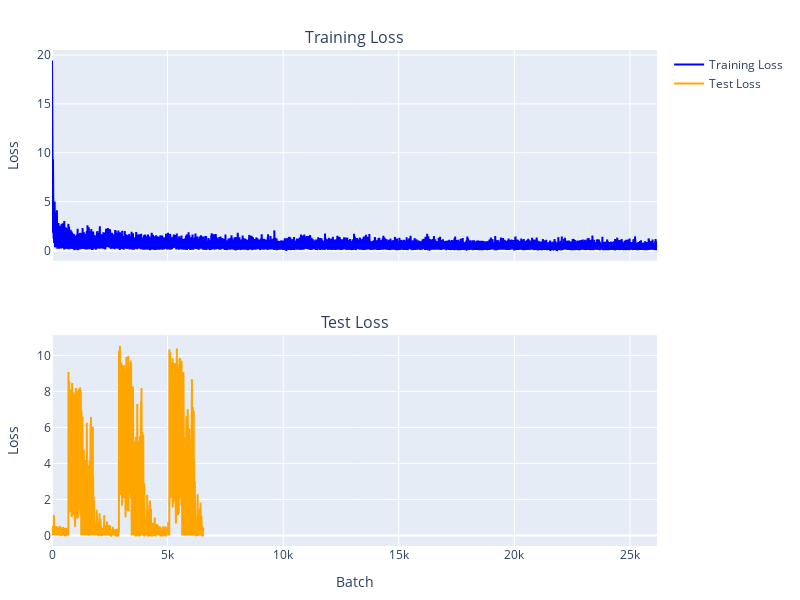

The cell this chart's notebook holds for it:
### Markdown cell above
# Set up model and training params

### Code cell
# Split episodes into train/test (e.g., 80/20)
n_train = int(0.8 * len(digitized_episodes))
train_episodes = digitized_episodes[:n_train]
test_episodes = digitized_episodes[n_train:]
train_dataset = TimeSeriesDataset(train_episodes)
test_dataset = TimeSeriesDataset(test_episodes)
train_loader = DataLoader(train_dataset, batch_size=32, shuffle=True, pin_memory=True, num_workers=4)
test_loader = DataLoader(test_dataset, batch_size=32, shuffle=False, pin_memory=True, num_workers=2)
model = DegradationTransformer(vocab_size=vocab_size, context_window=40, 
                               embedding_dim=128, num_heads=8, num_blocks=4).to(device)
optim = torch.optim.Adam(model.parameters(), lr=0.002)
loss_func = torch.nn.CrossEntropyLoss()
len(train_loader), len(test_loader)
cbs = [ProgressCallback(20)]
learner = Learner(model, optim, loss_func, train_loader, test_loader, cbs, device=device)
learner.fit(3)

### Figure 1 — Plotly figure (JSON) as saved in the notebook; plotly's stock layout.template omitted (floating-point values rounded to 4 significant figures; data arrays with more than 128 entries replaced by an {"elided": "..."} marker saying what was removed)
{"data": [{"line": {"color": "blue"}, "mode": "lines", "name": "Training Loss", "type": "scatter", "x": {"elided": "26171 int values"}, "xaxis": "x", "y": {"elided": "26171 float values"}, "yaxis": "y"}, {"line": {"color": "orange"}, "mode": "lines", "name": "Test Loss", "type": "scatter", "x": {"elided": "6547 int values"}, "xaxis": "x2", "y": {"elided": "6547 float values"}, "yaxis": "y2"}], "layout": {"annotations": [{"font": {"size": 16}, "showarrow": false, "text": "Training Loss", "x": 0.5, "xanchor": "center", "xref": "paper", "y": 1, "yanchor": "bottom", "yref": "paper"}, {"font": {"size": 16}, "showarrow": false, "text": "Test Loss", "x": 0.5, "xanchor": "center", "xref": "paper", "y": 0.425, "yanchor": "bottom", "yref": "paper"}], "height": 600, "margin": {"b": 50, "l": 50, "r": 50, "t": 50}, "showlegend": true, "width": 800, "xaxis": {"anchor": "y", "domain": [0, 1], "matches": "x2", "showticklabels": false}, "xaxis2": {"anchor": "y2", "domain": [0, 1], "title": {"text": "Batch"}}, "yaxis": {"anchor": "x", "domain": [0.575, 1], "title": {"text": "Loss"}}, "yaxis2": {"anchor": "x2", "domain": [0, 0.425], "title": {"text": "Loss"}}}}
